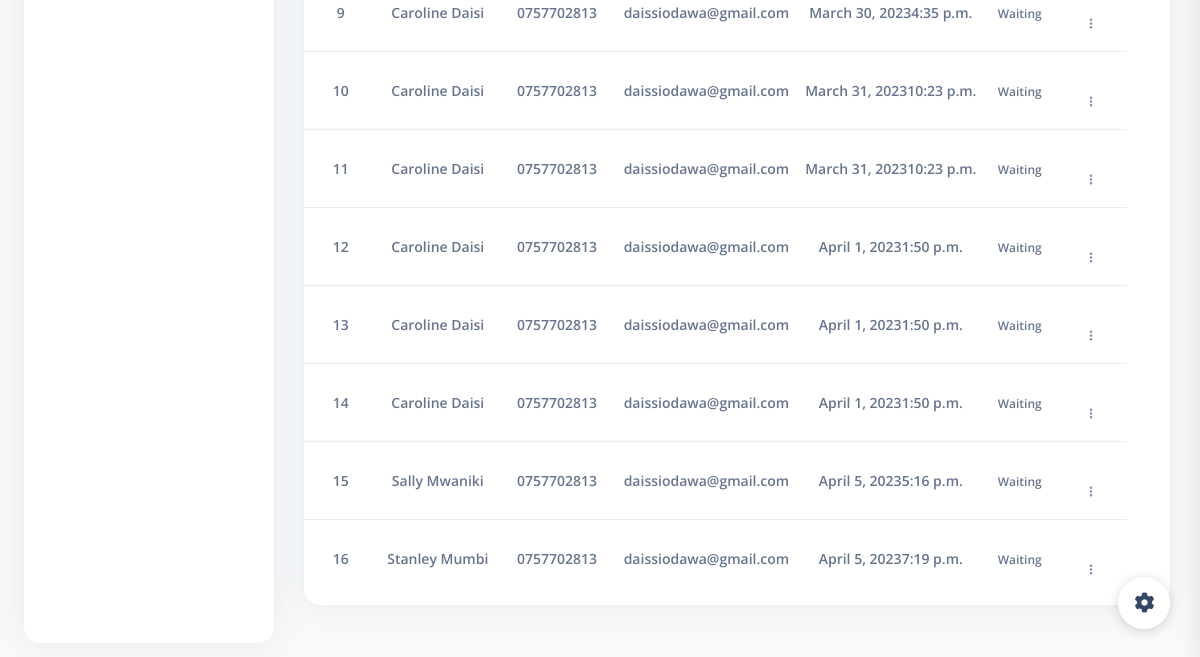
The app's page /invitation (lower part), older data.
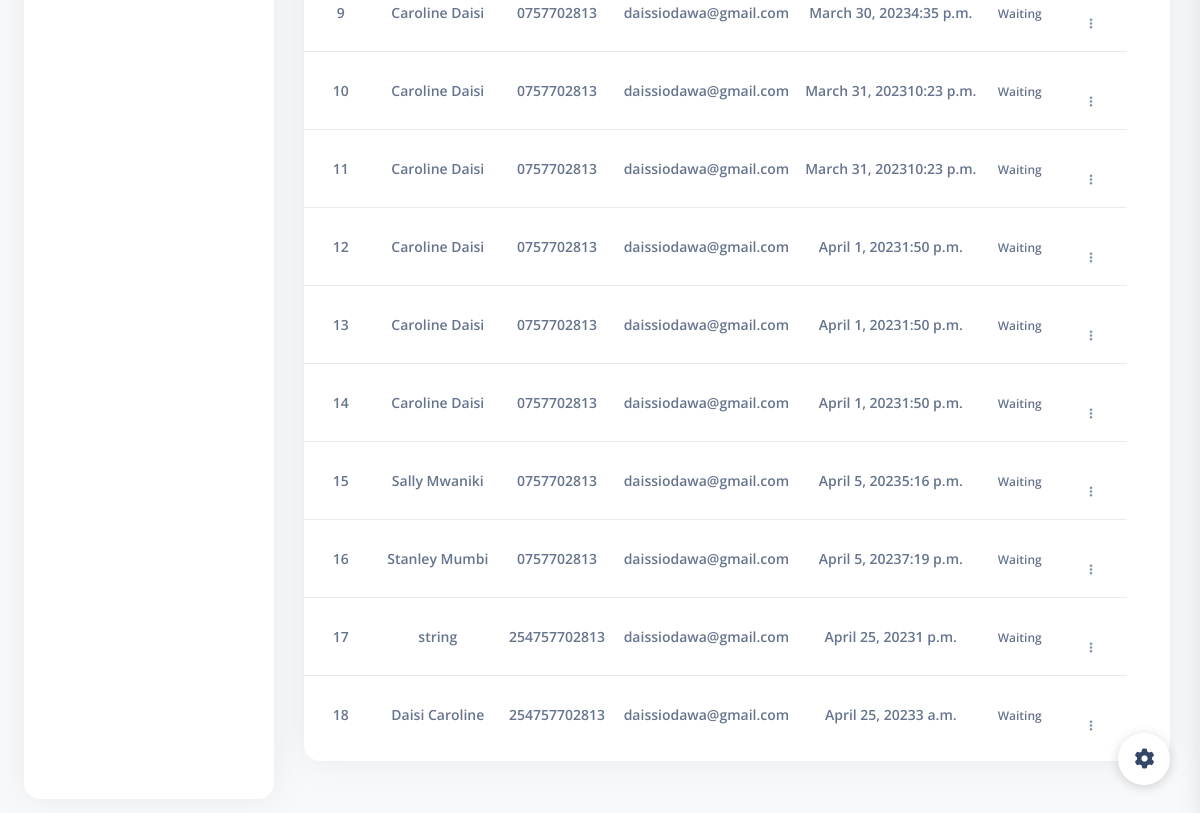
The same page, newer data.
### subapp/models.py (models this page shows)
class Invitation(models.Model):
    invitation_id=models.CharField(max_length=100)
    visitor_id= models.CharField(max_length=100,blank=True,null=True)
    name=models.CharField(max_length=100)
    phone_number=models.CharField(max_length=100,blank=True,null=True)
    email=models.CharField(max_length=100,blank=True,null=True)
    meeting_time=models.TimeField()
    meeting_date=models.DateField()
    meeting_duration_time=models.IntegerField()
    purpose_of_meeting=models.TextField()
    invite_code=models.CharField(max_length=5, null=True, blank=False)
    class StatusChoice(models.TextChoices):
        WAITING = 'Waiting', 'Waiting'
        ACCEPTED = 'Accepted', 'Accepted'
    status=models.CharField(max_length=10, choices=StatusChoice.choices, default=StatusChoice.WAITING)
    created_at = models.DateTimeField(auto_now_add=True)

### subapp/views.py (the view)
# urls.py: path('invitation', views.InvitationView.as_view(),name='invitation_api'),
def invitation(request):
    records = Invitation.objects.all()
    context = {"security": "active", "records": records}
    return render(request, "mgeni/invitation.html", context)

### subapp/templates/mgeni/invitation.html (shortened to what this page needs)
{% extends 'base.html' %}
{% block body_block %}
{% load static %}
<br><br><br>
<div class="row" style="padding: 30px;">
    <div class="col-12">
      <div class="card mb-4">
        <div class="card-body px-0 pt-0 pb-2">
          <div class="table-responsive p-0">
            <table class="table align-items-center justify-content-center mb-0">
              <tbody>
                {% for data in records %}
                <tr>
                    <td>
                        <p class="text-sm font-weight-bold mb-0">{{forloop.counter}}</p>
                      </td>
                  <td>
                    <p class="text-sm font-weight-bold mb-0">{{data.name}}</p>
                  </td>
                  <td>
                    <p class="text-sm font-weight-bold mb-0">{{data.phone_number}}</p>
                  </td>
                  <td>
                    <p class="text-sm font-weight-bold mb-0">{{data.email}}</p>
                  </td>
                  <td>
                    <p class="text-sm font-weight-bold mb-0">{{data.meeting_date}}{{data.meeting_time}}</p>
                  </td>
                  <td>
                    <span class="text-xs font-weight-bold">{{data.status}}</span>
                  </td>
                  <td >
                    <button class="btn btn-link text-secondary mb-0">
                      <i class="fa fa-ellipsis-v text-xs"></i>
                    </button>
                  </td>
                </tr>
                {% endfor %}
              </tbody>
            </table>
          </div>
        </div>
      </div>
    </div>
  </div>
{% endblock %}

Row changes from the older to the newer data that the page shows:
added Invitation: name "string", phone_number "254757702813", email "daissiodawa@gmail.com", meeting_date "April 25, 2023", meeting_time "1 p.m.", status "Waiting"
added Invitation: name "Daisi Caroline", phone_number "254757702813", email "daissiodawa@gmail.com", meeting_date "April 25, 2023", meeting_time "3 a.m.", status "Waiting"
